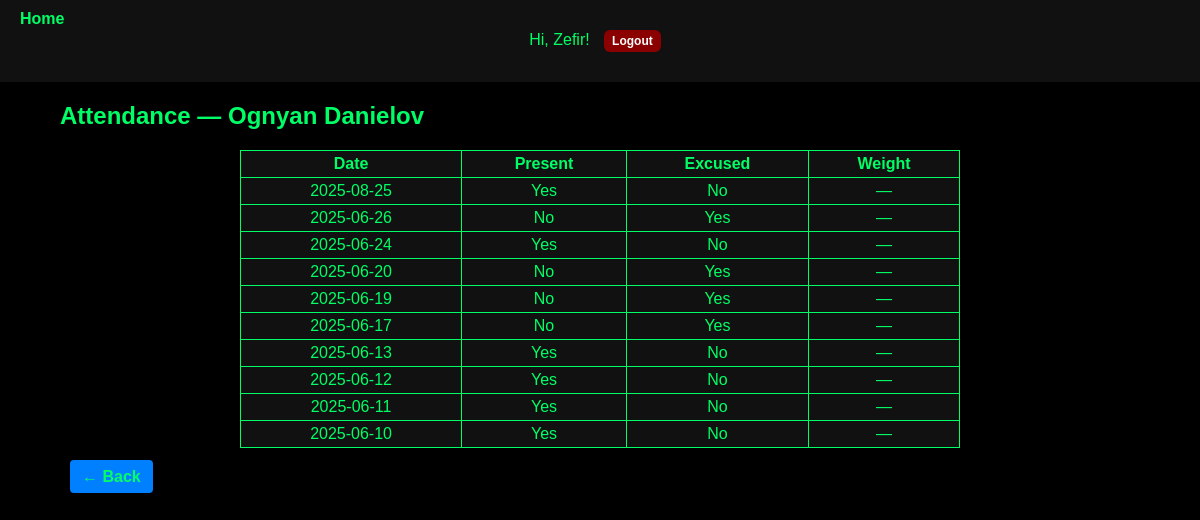
/parent/2/attendance/ (signed in), run on an earlier commit of the app's database.
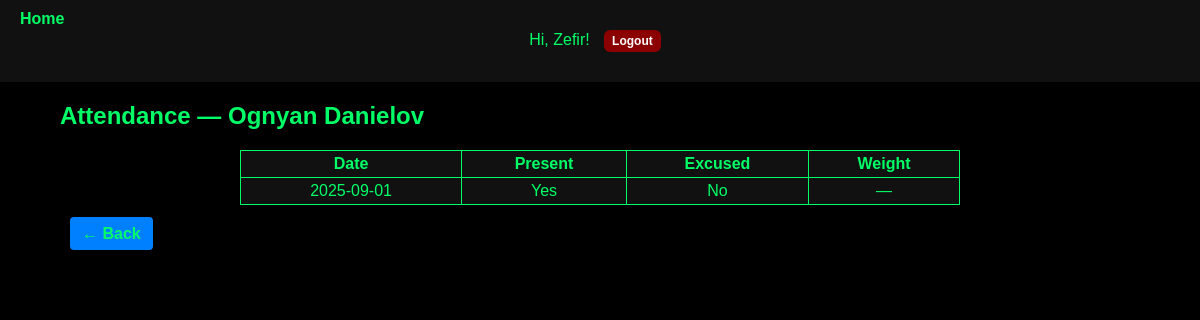
And on a later commit of the database.
### BoxersPresenceApp/models.py (models this page shows, shortened)
class Boxer(models.Model):
    uuid = models.UUIDField(default=uuid4, editable=False, db_index=True)
    name = models.CharField(max_length=120)
    date_of_birth = models.DateField(blank=True, null=True)  # Birthday (optional)
    parent_name = models.CharField(max_length=120, blank=True, default="")  # NEW (optional)
    gym = models.ForeignKey(Gym, on_delete=models.PROTECT, related_name="boxers")
    coaches = models.ManyToManyField(settings.AUTH_USER_MODEL, blank=True, related_name="boxers")
    shared_with_gyms = models.ManyToManyField(Gym, blank=True, related_name="shared_boxers")

class Attendance(models.Model):
    boxer = models.ForeignKey(Boxer, on_delete=models.CASCADE, related_name="attendance")
    date = models.DateField(default=timezone.now)
    is_present = models.BooleanField(default=False)
    is_excused = models.BooleanField(default=False)
    class Meta:
        unique_together = ("boxer", "date")
        ordering = ["-date"]

### BoxersPresenceApp/views.py (the view)
# urls.py: path('parent/<int:boxer_id>/attendance/', ParentAttendanceView.as_view(), name='parent_attendance'),
class ParentAttendanceView(LoginRequiredMixin, TemplateView):
    template_name = 'parent/attendance.html'
    def get(self, request, boxer_id, *args, **kwargs):
        boxer = get_object_or_404(Boxer, id=boxer_id)
        if not user_can_view_boxer(request.user, boxer):
            raise PermissionDenied("You cannot view this boxer.")
        records = Attendance.objects.filter(boxer=boxer).order_by('-date')
        return render(request, self.template_name, {'boxer': boxer, 'records': records})

### BoxersPresenceApp/context_processors.py (called while the page is built)
def role_flags(request):
    is_parent = False
    if getattr(request, "user", None) and request.user.is_authenticated:
        try:
            request.user.parent_profile
            is_parent = True
        except ParentProfile.DoesNotExist:
            pass
    return {"is_parent": is_parent}

### BoxersPresenceApp/views.py (called while the page is built)
def user_can_view_boxer(user, boxer):
    if not user.is_authenticated:
        return False
    if user.is_superuser or getattr(boxer, 'coach_id', None) == user.id:
        return True
    try:
        return user.parent_profile.children.filter(id=boxer.id).exists()
    except ParentProfile.DoesNotExist:
        return False

### templates/parent/attendance.html
{% extends "base.html" %}
{% block content %}
<h2>Attendance — {{ boxer.name }}</h2>
<table border="1" style="border-collapse:collapse; width:100%; max-width:720px;">
  <thead>
    <tr>
      <th>Date</th>
      <th>Present</th>
      <th>Excused</th>
      <th>Weight</th>
    </tr>
  </thead>
  <tbody>
    {% for r in records %}
      <tr>
        <td>{{ r.date|date:"Y-m-d" }}</td>
        <td>{% if r.is_present %}Yes{% else %}No{% endif %}</td>
        <td>{% if r.is_excused %}Yes{% else %}No{% endif %}</td>
        <td>{% if r.weight %}{{ r.weight }} kg{% else %}—{% endif %}</td>
      </tr>
    {% empty %}
      <tr><td colspan="4">No attendance records yet.</td></tr>
    {% endfor %}
  </tbody>
</table>
<p style="margin-top:12px;"><a class="btn" href="{% url 'parent_home' %}">← Back</a></p>
{% endblock %}

### templates/base.html (shortened to what this page needs)
{% load static %}
<!doctype html>
<html>
<head>
  <link rel="stylesheet" href="{% static 'css/style.css' %}">
</head>
<body>
<header>
  <div>
    {% if user.is_authenticated %}
      Hi, {{ user.username }}!
      <form method="post" action="{% url 'logout' %}" style="display:inline;">
        {% if is_parent %}
          <a href="{% url 'parent_home' %}" class="home-top-left">Home</a>
        {% else %}
          <a href="{% url 'home' %}" class="home-top-left">Home</a>
        {% endif %}
        <button type="submit" class="btn logout-btn">Logout</button>
      </form>
    {% else %}
      <a href="{% url 'login' %}">Login</a>
    {% endif %}
  </div>
</header>
<div class="content-container">
  {% block content %}{% endblock %}
</div>
</body>
</html>

### BoxersPresenceApp/static/css/style.css (style rules this page uses)
.content-container { width: 90%; margin: 0 auto; }
body { font-family: Arial, sans-serif; background-color: #000; color: #00ff66; margin: 0; padding: 0; }
header { background-color: #111; padding: 20px; text-align: center; }
header a, header button { background: transparent; color: #00ff66; border: none; padding: 0; margin: 0 8px; display: inline-block; text-decoration: none; }
h2 { color: #00ff66; }
table { width: 90%; margin: 20px auto; border-collapse: collapse; background-color: #111; color: #00ff66; border: 1px solid #00ff66; }
th, td { padding: 10px; border: 1px solid #00ff66; text-align: center; }
.btn, button { color: #000; background-color: #0080ff; border: none; padding: 8px 12px; margin: 10px; cursor: pointer; text-decoration: none; font-weight: bold; border-radius: 4px; }
a:link, a:visited { color: #00ff66; }
table th, table td { padding: 4px; }

### templates/base.html (style rules this page uses)
.home-top-left { position: fixed; top: 10px; left: 12px; color: #fff; text-decoration: none; font-weight: 600; z-index: 1000; }
.logout-btn { background-color:#8B0000; color:#FFFFFF; font-size:12px; padding:4px 8px; border-radius:6px; }

What changed in the data, as far as the page shows it:
removed Attendance: date "2025-08-25", is_present "Yes", is_excused "No"
removed Attendance: date "2025-06-26", is_present "No", is_excused "Yes"
removed Attendance: date "2025-06-24", is_present "Yes", is_excused "No"
removed Attendance: date "2025-06-20", is_present "No", is_excused "Yes"
removed Attendance: date "2025-06-19", is_present "No", is_excused "Yes"
removed Attendance: date "2025-06-17", is_present "No", is_excused "Yes"
removed Attendance: date "2025-06-13", is_present "Yes", is_excused "No"
removed Attendance: date "2025-06-12", is_present "Yes", is_excused "No"
removed Attendance: date "2025-06-11", is_present "Yes", is_excused "No"
removed Attendance: date "2025-06-10", is_present "Yes", is_excused "No"
added Attendance: date "2025-09-01", is_present "Yes", is_excused "No"
